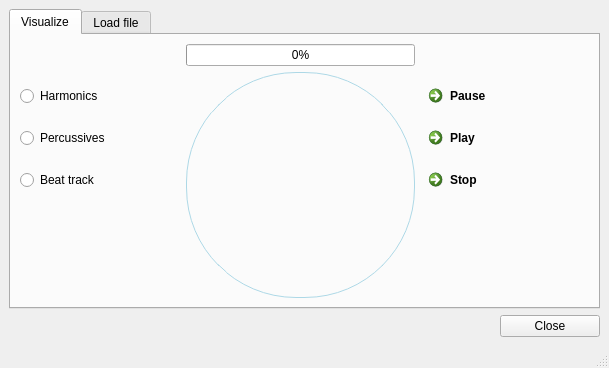
<?xml version="1.0" encoding="UTF-8"?>
<ui version="4.0">
 <class>MainWindow</class>
 <widget class="QMainWindow" name="MainWindow">
  <property name="geometry">
   <rect>
    <x>0</x>
    <y>0</y>
    <width>609</width>
    <height>368</height>
   </rect>
  </property>
  <property name="windowTitle">
   <string>MainWindow</string>
  </property>
  <widget class="QWidget" name="centralwidget">
   <layout class="QGridLayout" name="gridLayout">
    <item row="6" column="1">
     <widget class="QPushButton" name="closeButton">
      <property name="maximumSize">
       <size>
        <width>100</width>
        <height>16777215</height>
       </size>
      </property>
      <property name="text">
       <string>Close</string>
      </property>
     </widget>
    </item>
    <item row="0" column="0" colspan="2">
     <widget class="QTabWidget" name="tabWidget">
      <property name="toolTip">
       <string>&lt;html&gt;&lt;head/&gt;&lt;body&gt;&lt;p&gt;play music&lt;/p&gt;&lt;/body&gt;&lt;/html&gt;</string>
      </property>
      <property name="whatsThis">
       <string>&lt;html&gt;&lt;head/&gt;&lt;body&gt;&lt;p&gt;ok&lt;/p&gt;&lt;/body&gt;&lt;/html&gt;</string>
      </property>
      <property name="currentIndex">
       <number>0</number>
      </property>
      <widget class="QWidget" name="play">
       <attribute name="title">
        <string>Visualize</string>
       </attribute>
       <layout class="QGridLayout" name="gridLayout_2">
        <item row="5" column="0">
         <spacer name="verticalSpacer_4">
          <property name="orientation">
           <enum>Qt::Vertical</enum>
          </property>
          <property name="sizeHint" stdset="0">
           <size>
            <width>20</width>
            <height>40</height>
           </size>
          </property>
         </spacer>
        </item>
        <item row="5" column="2">
         <spacer name="verticalSpacer_5">
          <property name="orientation">
           <enum>Qt::Vertical</enum>
          </property>
          <property name="sizeHint" stdset="0">
           <size>
            <width>20</width>
            <height>40</height>
           </size>
          </property>
         </spacer>
        </item>
        <item row="4" column="2">
         <widget class="QCommandLinkButton" name="StopButton">
          <property name="cursor">
           <cursorShape>OpenHandCursor</cursorShape>
          </property>
          <property name="text">
           <string>Stop</string>
          </property>
         </widget>
        </item>
        <item row="0" column="1">
         <widget class="QProgressBar" name="progressBar">
          <property name="styleSheet">
           <string notr="true">;</string>
          </property>
          <property name="value">
           <number>0</number>
          </property>
         </widget>
        </item>
        <item row="0" column="0">
         <layout class="QVBoxLayout" name="verticalLayout">
          <property name="rightMargin">
           <number>160</number>
          </property>
         </layout>
        </item>
        <item row="2" column="2">
         <widget class="QCommandLinkButton" name="PauseButton">
          <property name="cursor">
           <cursorShape>OpenHandCursor</cursorShape>
          </property>
          <property name="styleSheet">
           <string notr="true"/>
          </property>
          <property name="text">
           <string>Pause</string>
          </property>
         </widget>
        </item>
        <item row="3" column="2">
         <widget class="QCommandLinkButton" name="PlayButton">
          <property name="cursor">
           <cursorShape>OpenHandCursor</cursorShape>
          </property>
          <property name="text">
           <string>Play</string>
          </property>
         </widget>
        </item>
        <item row="1" column="1" rowspan="5">
         <widget class="QFrame" name="circle">
          <property name="styleSheet">
           <string notr="true">font: 25 italic 10pt &quot;Roboto&quot;;
border: 1px solid lightblue;
border-radius: 110px;</string>
          </property>
          <property name="frameShape">
           <enum>QFrame::StyledPanel</enum>
          </property>
          <property name="frameShadow">
           <enum>QFrame::Raised</enum>
          </property>
         </widget>
        </item>
        <item row="2" column="0">
         <widget class="QRadioButton" name="radioButtonHarmonics">
          <property name="text">
           <string>Harmonics</string>
          </property>
         </widget>
        </item>
        <item row="3" column="0">
         <widget class="QRadioButton" name="radioButtonPercussives">
          <property name="text">
           <string>Percussives</string>
          </property>
         </widget>
        </item>
        <item row="4" column="0">
         <widget class="QRadioButton" name="radioButtonBeatTrack">
          <property name="text">
           <string>Beat track</string>
          </property>
         </widget>
        </item>
       </layout>
       <zorder>progressBar</zorder>
       <zorder>StopButton</zorder>
       <zorder>PlayButton</zorder>
       <zorder>PauseButton</zorder>
       <zorder>verticalSpacer_4</zorder>
       <zorder>verticalSpacer_5</zorder>
       <zorder>circle</zorder>
       <zorder>verticalLayoutWidget</zorder>
       <zorder>radioButtonHarmonics</zorder>
       <zorder>radioButtonPercussives</zorder>
       <zorder>radioButtonBeatTrack</zorder>
      </widget>
      <widget class="QWidget" name="loadfile">
       <attribute name="title">
        <string>Load file</string>
       </attribute>
       <layout class="QGridLayout" name="gridLayout_3">
        <item row="1" column="1">
         <widget class="QPushButton" name="browse">
          <property name="text">
           <string>Browse</string>
          </property>
         </widget>
        </item>
        <item row="0" column="0">
         <widget class="QLabel" name="FilePathLabel">
          <property name="text">
           <string>Audio File Path</string>
          </property>
         </widget>
        </item>
        <item row="6" column="0">
         <spacer name="verticalSpacer">
          <property name="orientation">
           <enum>Qt::Vertical</enum>
          </property>
          <property name="sizeHint" stdset="0">
           <size>
            <width>20</width>
            <height>350</height>
           </size>
          </property>
         </spacer>
        </item>
        <item row="2" column="0">
         <widget class="QLabel" name="ErrorLabel">
          <property name="styleSheet">
           <string notr="true">color:white;</string>
          </property>
          <property name="text">
           <string>...</string>
          </property>
         </widget>
        </item>
        <item row="4" column="0">
         <widget class="QLabel" name="fileLoadingLabel">
          <property name="styleSheet">
           <string notr="true">qproperty-alignment: AlignCenter;</string>
          </property>
          <property name="text">
           <string>File loading into librosa...</string>
          </property>
         </widget>
        </item>
        <item row="3" column="0">
         <widget class="QPushButton" name="ValidateButton">
          <property name="maximumSize">
           <size>
            <width>100</width>
            <height>100</height>
           </size>
          </property>
          <property name="text">
           <string>Validate</string>
          </property>
         </widget>
        </item>
        <item row="1" column="0">
         <widget class="QLineEdit" name="AudioLineEdit"/>
        </item>
        <item row="5" column="0">
         <widget class="QProgressBar" name="FileLoadingProgressBar">
          <property name="value">
           <number>0</number>
          </property>
         </widget>
        </item>
       </layout>
      </widget>
     </widget>
    </item>
   </layout>
  </widget>
  <widget class="QMenuBar" name="menubar">
   <property name="geometry">
    <rect>
     <x>0</x>
     <y>0</y>
     <width>609</width>
     <height>23</height>
    </rect>
   </property>
  </widget>
  <widget class="QStatusBar" name="statusbar"/>
 </widget>
 <resources/>
 <connections/>
</ui>
